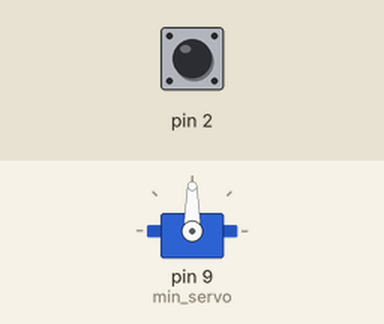
A sketch run on a simulated Arduino Uno, built with avr-gcc and run on an emulated ATmega328P. Shown: servo. The inputs (shaded band) are chosen by the test bench; at power-on: pin 2 HIGH.

Above: at 1.2 s.
1.3 s: pin 2 pulled LOW for 0.15 s
At 1.76 s:
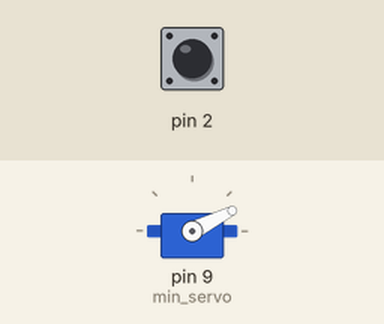
At 7.9 s:
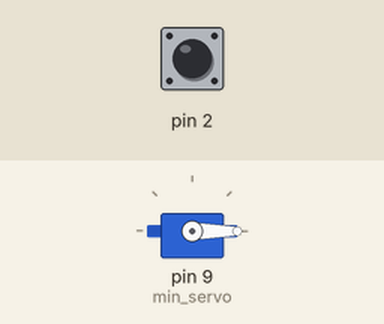
Timing chart, 0 to 9.4 s (numbered marks = the images above; inputs shaded):
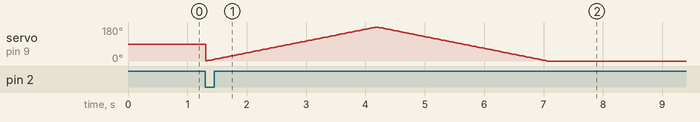

The sketch:

Lab3.ino
```cpp
#include <Servo.h>

Servo min_servo;

int position = 0;

struct ServoStruct
{
    int position = 0;
    int servopin;
    int start = 0;
    int slutt = 180;
    int target = 0;
    unsigned long timerPrevTime = 0;
    bool run = false;
};

ServoStruct servo1;

// & bruker den faktiske globale variabelen i stedet for å kopiere den
void pan(ServoStruct &servo)
{

    if (servo.run)
    {
        if (servo.position == servo.start)
        {
            servo.target = servo.slutt;
        }
        servo.run = false;
    }

    if (servo.position == servo.slutt)
    {
        servo.target = servo.start;
    }

    if ((millis() - servo.timerPrevTime) > 15)
    {
        if (servo.position < servo.target)
        {
            servo.position += 1;
            min_servo.write(servo.position);
        }

        if (servo.position > servo.target)
        {
            servo.position -= 1;
            min_servo.write(servo.position);
        }

        servo.timerPrevTime = millis();
    }
}

void test(ServoStruct servo)
{
    for (int position = servo.start; position <= servo.slutt; position += 1)
    {
        min_servo.write(position);
        delay(15);
    }

    for (int position = servo.slutt; position >= servo.start; position -= 1)
    {
        min_servo.write(position);
        delay(15);
    }
}

void setup()
{
    min_servo.attach(9);

    servo1.servopin = 9;
    pinMode(2, INPUT_PULLUP);

    Serial.begin(9600);
}

void loop()
{
    pan(servo1);
    if (!digitalRead(2))
    {
        servo1.run = true;
    }
}
```
